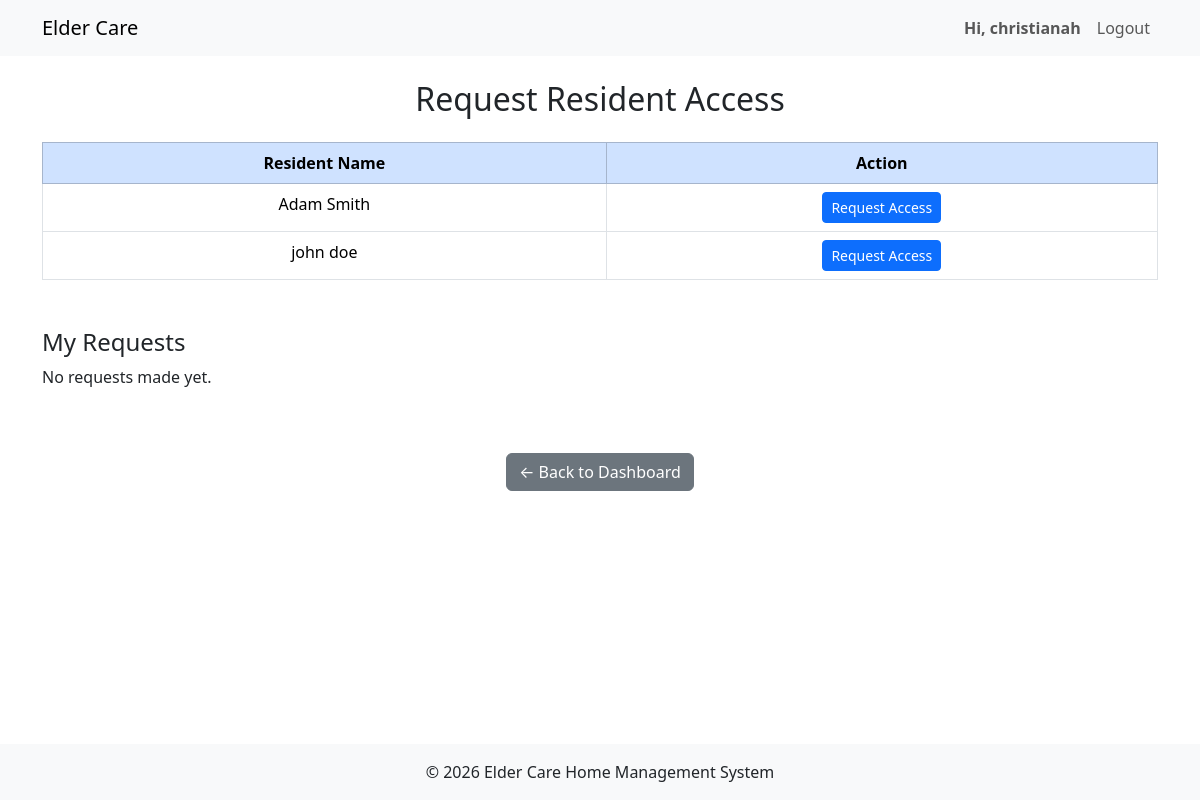
The app's page /family/request_resident.php (signed in), older data.
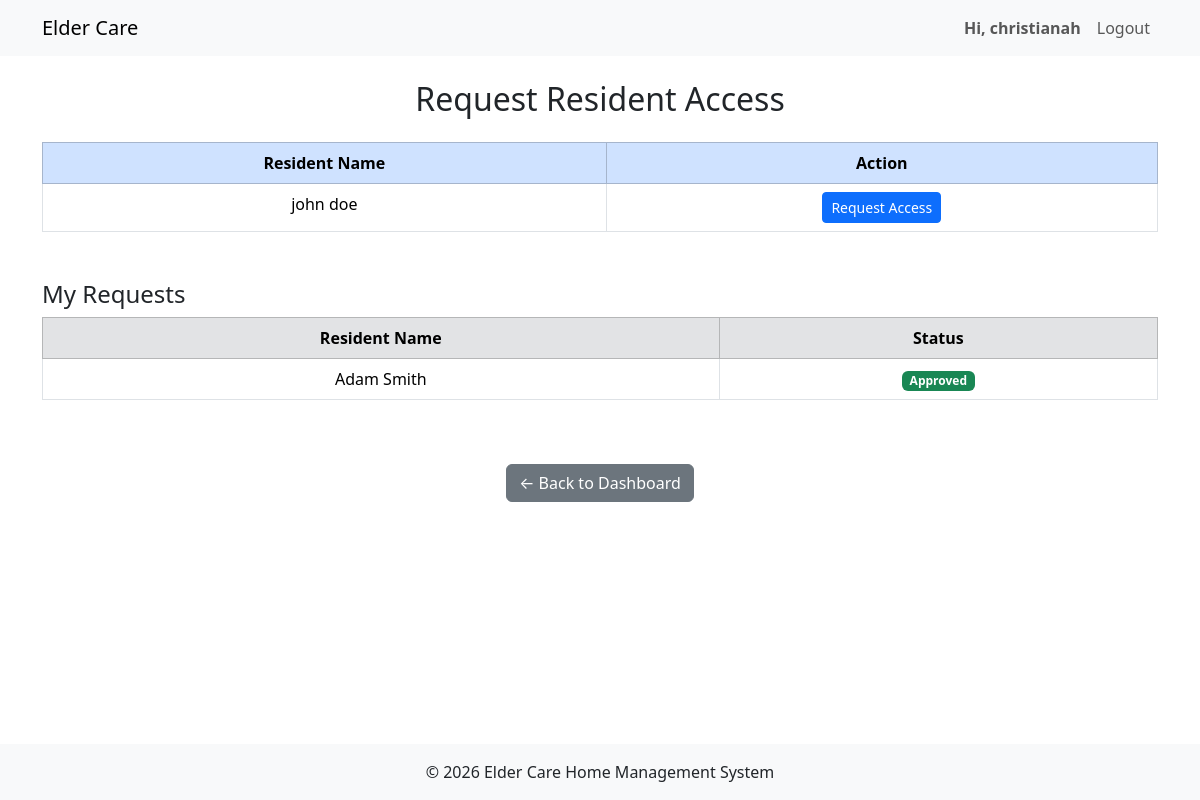
The same page, newer data.
### tables this page shows
CREATE TABLE `resident` (
  `residentSIN` varchar(9) NOT NULL,
  `user_id` int(11) NOT NULL,
  `DoB` date DEFAULT NULL,
  `phone` varchar(15) DEFAULT NULL,
  `profilePhoto` text DEFAULT NULL,
  `ECname` text DEFAULT NULL,
  `ECphone` varchar(15) DEFAULT NULL,
  `ECemail` text DEFAULT NULL,
  `fname` varchar(50) DEFAULT NULL,
  `lname` varchar(50) DEFAULT NULL
);

CREATE TABLE `link` (
  `linkID` int(10) UNSIGNED NOT NULL,
  `residentSIN` varchar(9) NOT NULL,
  `fmID` int(8) UNSIGNED NOT NULL,
  `status` enum('pending','approved') NOT NULL DEFAULT 'pending'
);

### family/request_resident.php (the view, shortened to what this page needs)
<?php
include '../includes/header.php';
$stmt = $conn->prepare("SELECT fmID FROM familymember WHERE user_id = ?");
$stmt->execute([$_SESSION['user_id']]);
$family = $stmt->fetch();
$fmID = $family['fmID'];
$stmt = $conn->prepare("
    SELECT r.residentSIN, r.fname, r.lname
    FROM resident r
    WHERE r.residentSIN NOT IN (
        SELECT residentSIN FROM link WHERE fmID=?
    )
");
$stmt->execute([$fmID]);
$residents = $stmt->fetchAll();
?>
<div class="container py-4">
    <h2 class="text-center mb-4">Request Resident Access</h2>
    <?php if (empty($residents)): ?>
        <p class="text-center">No residents available for request.</p>
    <?php else: ?>
        <table class="table table-bordered text-center">
            <thead class="table-primary">
                <tr>
                    <th>Resident Name</th>
                    <th>Action</th>
                </tr>
            </thead>
            <tbody>
                <?php foreach ($residents as $r): ?>
                    <tr>
                        <td><?= htmlspecialchars($r['fname'] . ' ' . $r['lname']) ?></td>
                        <td>
                            <form method="POST" style="display:inline;">
                                <button type="submit" name="request_access" class="btn btn-primary btn-sm">
                                    Request Access
                                </button>
                            </form>
                        </td>
                    </tr>
                <?php endforeach; ?>
            </tbody>
        </table>
    <?php endif; ?>
    <h4 class="mt-5">My Requests</h4>
    <?php
    $stmt = $conn->prepare("
        SELECT r.fname, r.lname, l.status
        FROM link l
        JOIN resident r ON l.residentSIN = r.residentSIN
        WHERE l.fmID = ?
    ");
    $stmt->execute([$fmID]);
    $requests = $stmt->fetchAll();
    ?>
    <?php if (empty($requests)): ?>
        <p>No requests made yet.</p>
    <?php else: ?>
        <table class="table table-bordered text-center">
            <thead class="table-secondary">
                <tr>
                    <th>Resident Name</th>
                    <th>Status</th>
                </tr>
            </thead>
            <tbody>
                <?php foreach ($requests as $req): ?>
                    <tr>
                        <td><?= htmlspecialchars($req['fname'] . ' ' . $req['lname']) ?></td>
                        <td>
                            <span class="badge
                                <?= $req['status']=='approved' ? 'bg-success' : 'bg-warning' ?>">
                                <?= ucfirst($req['status']) ?>
                            </span>
                        </td>
                    </tr>
                <?php endforeach; ?>
            </tbody>
        </table>
    <?php endif; ?>
    </div>
<div class="text-center mt-4">
    <a href="dashboard.php" class="btn btn-secondary">← Back to Dashboard</a>
</div>
<?php include '../includes/footer.php'; ?>

Row changes from the older to the newer data that the page shows:
no longer on this page (row unchanged): resident: fname+lname "Adam Smith"
added link: residentSIN.lname "Adam Smith", status "Approved"
Text that changed along with them:
text no longer shown: "No requests made yet."
text now shown: "Resident Name Status"
